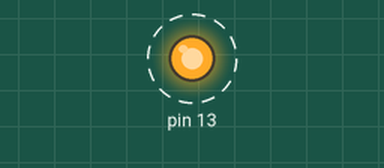
Recording of a sketch running on a simulated Arduino Uno, built with avr-gcc and run on an emulated ATmega328P. Parts: output pins drawn as LEDs (lit = HIGH). Dashed ring = blinking. What the sketch prints to the serial monitor is not drawn.

Above: at 0.5 s.
Timing chart, 0 to 4.6 s (numbered marks = the images above):
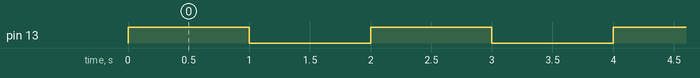

The sketch:

arduino_mega.ino
```cpp
void setup() {
  // put your setup code here, to run once:
  pinMode(13, OUTPUT);
  Serial.begin(9600);
  Serial.println("Hello from Arduino");
}

void loop() {
  // put your main code here, to run repeatedly:
  digitalWrite(13,HIGH);
  Serial.println("LED ON");
  delay(1000);
  digitalWrite(13,LOW);
  Serial.println("LED OFF");
  delay(1000);
}
```

Measured:
- by itself, pin 13: alternates HIGH for 1.0 s and LOW for 1.0 s
